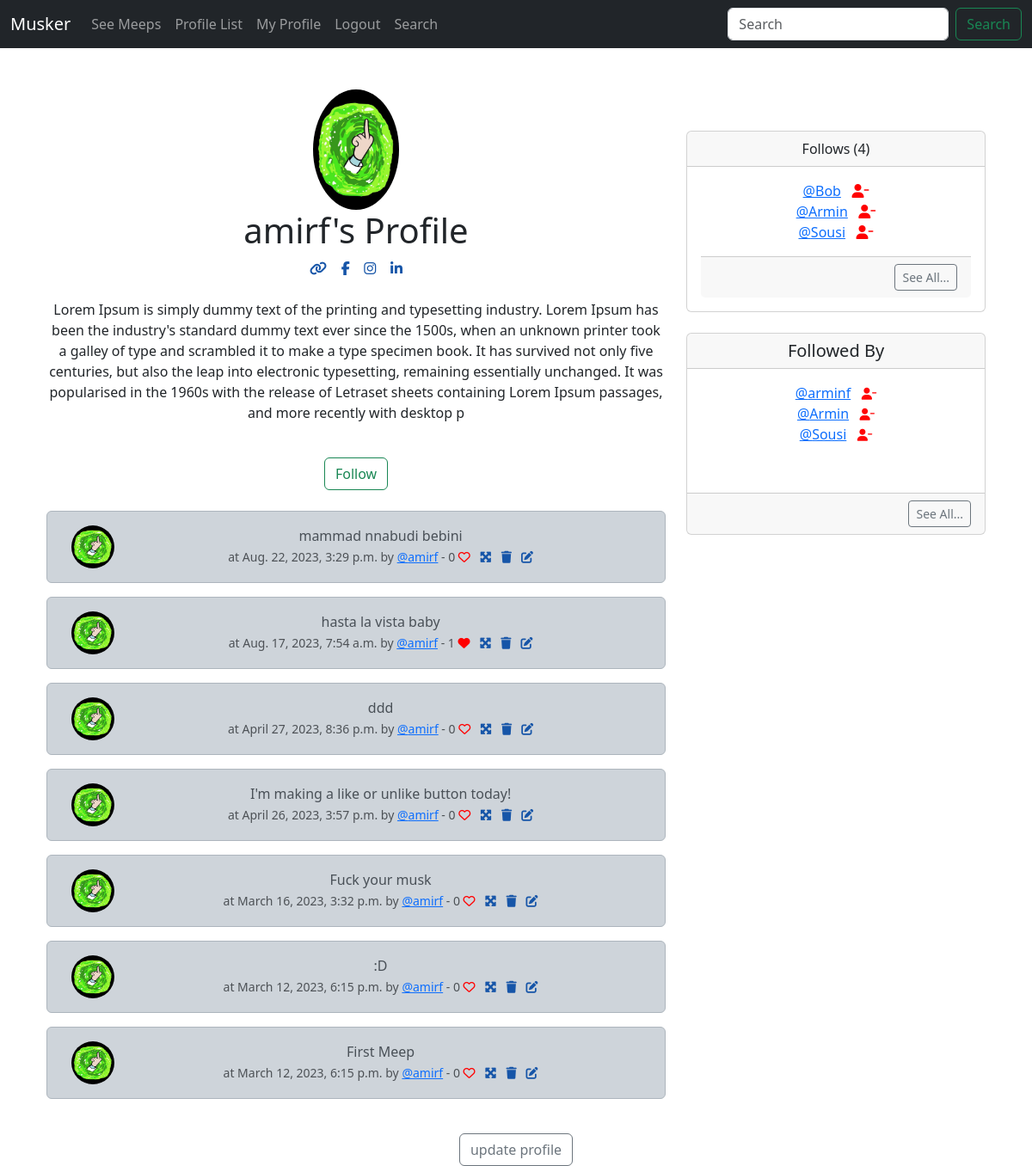
The app's page /profile/1 (signed in), older data.
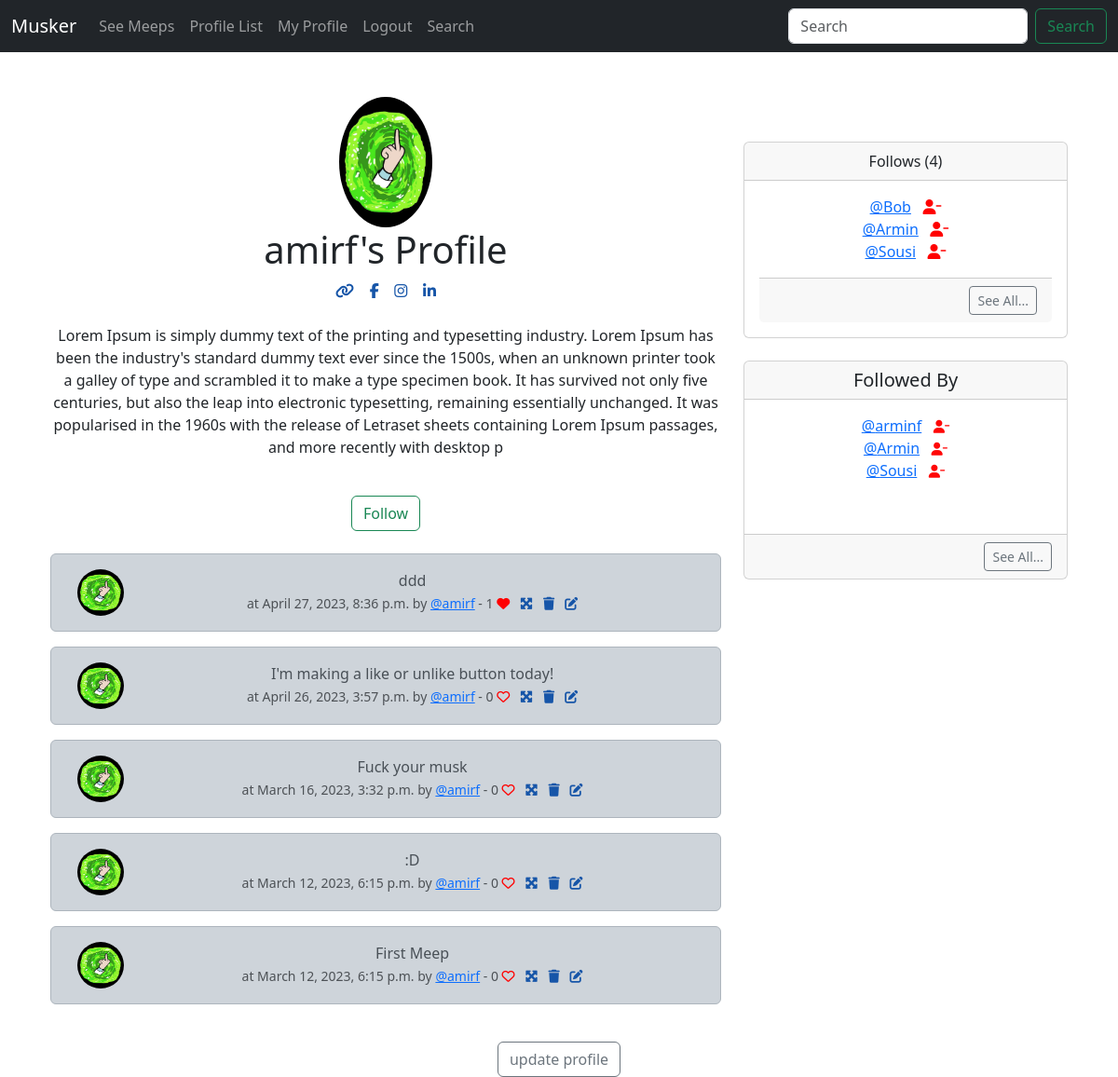
The same page, newer data.
### musker/models.py (models this page shows, shortened)
class Meep(models.Model):
    user = models.ForeignKey(
        User,
        related_name= "meeps",
        on_delete= models.DO_NOTHING,
    )
    body = models.CharField(max_length=200)
    created_at = models.DateTimeField(auto_now_add=True)
    likes = models.ManyToManyField(User, related_name="meep_like", blank=True)
    def number_of_likes(self):
        return self.likes.count()

class Profile(models.Model):
    user = models.OneToOneField(User, on_delete=models.CASCADE)
    follows = models.ManyToManyField(
    "self",
    related_name = "followed_by",
    symmetrical = False,
    blank = True)
    date_modified = models.DateTimeField(User,auto_now=True)
    profile_image = models.ImageField(null=True, blank=True, upload_to="images/")
    profile_bio = models.CharField(null=True, blank=True, max_length=500)
    homepage_link = models.CharField(null=True, blank=True, max_length=100)
    facebook_link = models.CharField(null=True, blank=True, max_length=100)
    instagram_link = models.CharField(null=True, blank=True, max_length=100)
    linkedin_link = models.CharField(null=True, blank=True, max_length=100)
    def __str__(self):
        return self.user.username

### musker/views.py (the view, shortened to what this page needs)
# urls.py: path('profile/<int:pk>', views.profile, name='profile'),
def profile(request, pk):
    if request.user.is_authenticated:
        profile = Profile.objects.get(user_id=pk)
        meeps = Meep.objects.filter(user_id=pk).order_by("-created_at")
        return render(request,"profile.html", {
            "profile": profile,
            "meeps": meeps,
        })
    else:
        messages.success(request,("You must be logged in..."))
        return redirect('home')

### musker/templates/profile.html (shortened to what the changed rows need)
{% extends 'base.html' %}
{% load static %}
{% block content %}
    <div class="container text-center">
        <div class="row">
            <div class="col-8">
                {% if profile.profile_image %}
                  <img src="{{profile.profile_image.url}}" alt="" width="100" class="rounded-circle">
                {% else %}
                  <img src="{% static 'images/profile_pic.png' %}" width="100" class="rounded-circle" alt="...">
                {% endif %}
                <h1>{{ profile.user.username}}'s Profile</h1>
                {% if profile.homepage_link %}
                <a href="{{ profile.homepage_link }}" target="new">
                      <i class="fa-solid fa-link" style="color:rgb(22, 85, 168)"></i></a>
                      {% endif %}
                      {% if profile.facebook_link %}
                <a href="{{ profile.facebook_link }}" target="new">
                  <i class="fa-brands fa-facebook-f" style="color:rgb(22, 85, 168)"></i></a>
                      {% endif %}
                      {% if profile.instagram_link %}
                <a href="{{ profile.instagram_link }}" target="new">
                  <i class="fa-brands fa-instagram" style="color:rgb(22, 85, 168)"></i></a>
                      {% endif %}
                      {% if profile.linkedin_link %}
                <a href="{{ profile.linkedin_link }}" target="new">
                  <i class="fa-brands fa-linkedin-in" style="color:rgb(22, 85, 168)"></i></a>
                      {% endif %}
                <br/><br/>
                {% if profile.profile_bio %}
                  <p>
                    {{profile.profile_bio }}
                  </p>
                {% endif %}
                <br>
                <form method=POST>
                    {% if profile in user.profile.follows.all %}
                    <button type="submit" class="btn btn-outline-danger" name="follow" value="unfollow">Unfollow</button>
                    {% else %}
                    <button type="submit" class="btn btn-outline-success" name="follow" value="follow">Follow</button>
                    {% endif %}
                </form>
                <br>
                {% if meeps %}
                {% for meep in meeps %}
                <div class="alert alert-dark" role="alert">
                  <div class="container">
                    <div class="row">
                      <div class="col-1">
                        {% if profile.profile_image %}
                          <img src="{{ profile.profile_image.url }}" height="50" width="50" class="rounded-circle" alt="">
                        {% else %}
                          <img src="{% static 'images/profile_pic.png' %}" height="50" width="50" class="rounded-circle" alt="...">
                        {% endif %}</div>
                        <div class="col-11">
                        {{ meep.body }}<br>
                        <small class="text-muted">
                          at {{ meep.created_at}} by <a class="card-text" href="{% url 'profile' profile.user.id %}" >@{{ profile.user.username|lower }}</a>
                          - {{meep.number_of_likes}}
                          {% if user in meep.likes.all %}
                          <a href="{% url 'meep_like' meep.id %}"><i class="fa-solid fa-heart" style="color:red"></i></a>
                          {% else %}
                          <a href="{% url 'meep_like' meep.id %}"><i class="fa fa-heart-o" style="color:red"></i></a>
                          {% endif %}
                          <a href="{% url 'meep_show' meep.id %}"><i class="fa-solid fa-maximize" style="color:rgb(22, 85, 168)"></i></a>
                          {% if request.user.username == profile.user.username %}
                          <a href="{% url 'delete_meep' meep.id %}"><i class="fa-solid fa-trash" style="color:rgb(22, 85, 168)"></i></a>
                          <a href="{% url 'edit_meep' meep.id %}"><i class="fa-solid fa-edit" style="color:rgb(22, 85, 168)"></i></a>
                          {% endif %}
                        </small>
                      </div>
                    </div>
                  </div>
                </div>
                {% endfor %}
                {% endif %}
            </div>
            <div class="col-4">
            <br>
            <br>
            <div class="card">
              <div class="card-header">
                Follows ({{ profile.follows.count }})
              </div>
              <div class="card-body">
                <p class="card-text">
                  {% for following in profile.follows.all|slice:3 %}
                  <a href="{% url 'profile' following.user.id %}">@{{ following }}</a>
                  <a href="{% url 'unfollow' following.user.id %}">
                  <i class="fa-solid fa-user-minus" style="color: #ff0000;"></i></a>
                  <br>
                  {% endfor %}</p>
                  <div class="card-footer text-end">
                  </div>
              </div>
            </div>
                <br>
                <div class="card">
                  <div class="card-body">
                    <p class="card-text">
                      {% for following in profile.followed_by.all|slice:3 %}
                        <a href="{% url 'profile' following.user.id %}">@{{ following }}</a>&nbsp;&nbsp;
                        {% if following in profile.follows.all %}
                         <a href="{% url 'unfollow' following.user.id %}">
                  <i class="fa fa-user-minus small" style="color:rgb(255, 7, 7)"></i>
                </a>
                         {% else %}
                         <a href="{% url 'follow' following.user.id %}">
                  <i class="fa fa-user-plus small" style="color:rgb(0, 255, 13)"></i>
                </a>
                         {% endif %}
                        <br/>
                      {% endfor %}
                      <br/>
                          </div>
                      </div>
                    </div>
        </div>
        <br>
        </div>
    </div>
{% endblock %}

Row changes from the older to the newer data that the page shows:
removed Meep: profile_image (picture), body "mammad nnabudi bebini", created_at "Aug. 22, 2023, 3:29 p.m.", {{ profile.user.username|lower }} "amirf", number_of_likes "0"
removed Meep: profile_image (picture), body "hasta la vista baby", created_at "Aug. 17, 2023, 7:54 a.m.", {{ profile.user.username|lower }} "amirf", number_of_likes "1"
computed for Meep "ddd": number_of_likes "0" → "1"
